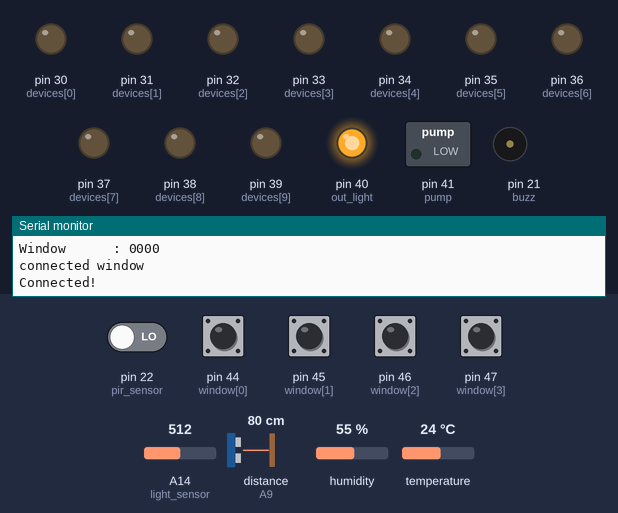
The sketch below on a simulated Arduino Mega 2560, built with avr-gcc and run on an emulated ATmega2560. Shown: switched loads named in the sketch (green lamp = pin HIGH), output pins drawn as LEDs (lit = HIGH), buzzer (waves = sounding), the last lines printed to the serial monitor. The inputs (shaded band) are chosen by the test bench; at power-on: pin 44 (window[0]), pin 45 (window[1]), pin 46 (window[2]), pin 47 (window[3]) HIGH, pin 22 (pir_sensor) LOW, A14 (light_sensor) = 512, distance to the obstacle (sensor on A9) 80 cm, humidity 55 %, temperature 24 °C. The echo pulse lasts 58.3 µs per cm; WiFi joins after 1.5 s; servers stay silent unless stated; uploads are accepted with an empty reply; the modem accepts every AT command (registered, SIM ready, sends succeed) and sends nothing else.

Above: at 3.7 s.
3.8 s: pin 22 (pir_sensor) driven HIGH
At 7.4 s:
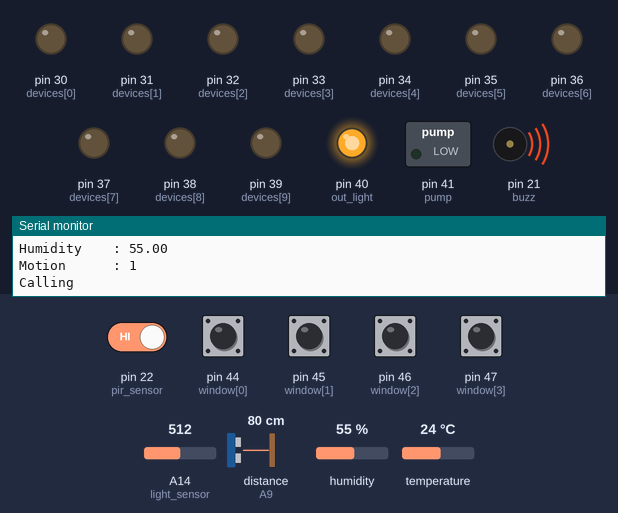
13.2 s: A14 (light_sensor) set to 487
At 18.6 s:
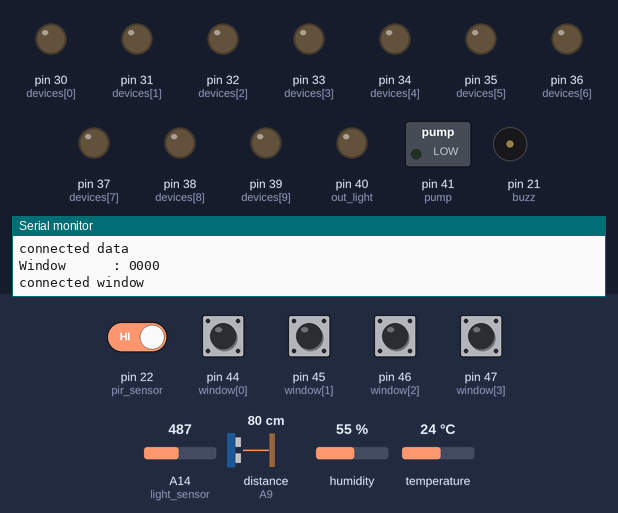
22.6 s: A14 (light_sensor) set to 716
At 29.3 s:
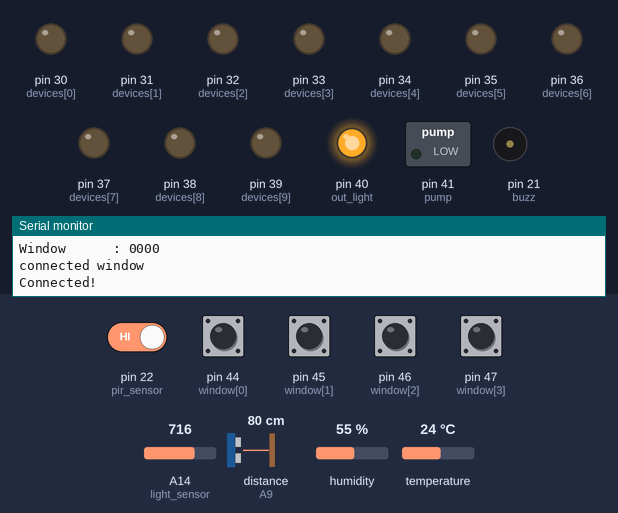
29.7 s: A14 (light_sensor) set to 306
At 33.1 s:
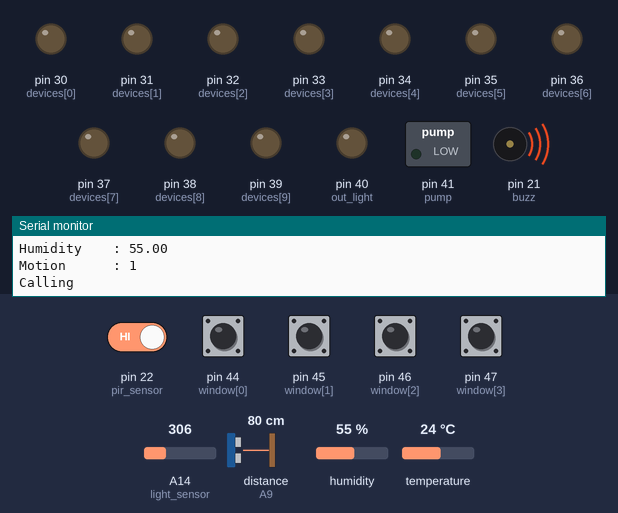
Timing chart, 0 to 40.0 s (numbered marks = the images above; inputs shaded):
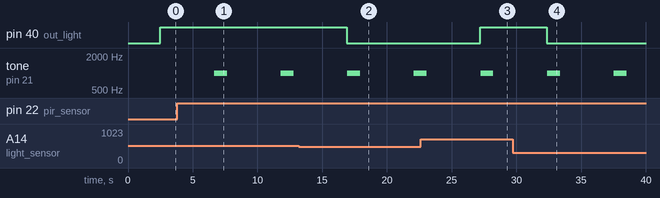

The sketch:

main.ino
```cpp
#include <ArduinoJson.h>
#include <SPI.h>
#include <Ethernet.h>
#include "DHT.h"
#include "Ultrasonic.h"

#include <SoftwareSerial.h>

#define MAX_STRING_LEN  20
#define DHTPIN A15
#define ECHO A9
#define TIRG A8

#define DHTTYPE DHT11
DHT dht(DHTPIN,DHTTYPE);
Ultrasonic water_level(TIRG,ECHO);


byte mac[] = { 0xDE, 0xAD, 0xBE, 0xEF, 0xFE, 0xED };
const char* host = "ucstaungoo.000webhostapp.com";
const int httpPort = 80;

String path_switch = "/ihome/api/switch/io.json";
String path_water = "/ihome/api/arduino/io.json";
String path_window = "/ihome/api/door/window.json";

int water_distance = 0;
int out_light = 40;
int pir_sensor = 22;
int flame_sensor = A13;
int light_sensor = A14;
int buzz = 21;


float h=0;
float t=0;
int light_sensorReading;
int flame_sensorReading;
int pir_sensorReading;

int light_send =0;
int motion_send=0;
String data = "";
String win = "";

//gsm
SoftwareSerial phone(18,19);

//control
int devices[]={30,31,32,33,34,35,36,37,38,39};
int window[]={44,45,46,47};

int pump = 41;
bool flag = false;

EthernetClient client;

void setup(){
  phone.begin(9600);
  Serial.begin(9600);
  if (!Ethernet.begin(mac)) {
    Serial.println(F("Failed to configure Ethernet"));
    return;
  }
  delay(1000);

  Serial.println(F("Connecting..."));

  for(int i=0;i<10;i++)
  {
   pinMode(devices[i],OUTPUT);
  }
  for(int i=0;i<4;i++){
    pinMode(window[i],INPUT);
    digitalWrite(window[i],LOW);
  }
  pinMode(pump,OUTPUT);
  pinMode(buzz,OUTPUT);
  pinMode(out_light,OUTPUT);

  pinMode(pir_sensor,INPUT);
  pinMode(light_sensor,INPUT);
  pinMode(flame_sensor,INPUT);
}
void loop(){
        //flame_sensor_read();
        light_sensor_read();
        temp_sensor_read();
        pir_sensor_read();
        water_ultrasonic();

        sendSensor();
        WindowRead();
        JsonRead();
        WaterRead();
}
```

call.ino
```cpp
void call_back(){
  phone.println("ATD*1*09775541794#;");
  Serial.println("Calling  ");
  delay(1000);
}
void call_direct()
{
  phone.println("ATD+959775541794;");
  Serial.println("Calling  ");
  delay(1000);
}
```

control.ino
```cpp
void JsonRead(){
  client.setTimeout(1000);
  if (!client.connect(host, 80)) {
    Serial.println(F("Connection failed"));
    return;
  }

  Serial.println(F("Connected!"));

  client.print(String("GET ") + path_switch + " HTTP/1.1\r\n" +
    "Host: " + host + "\r\n" +
    "Connection: keep-alive\r\n\r\n");

    delay(500);

 String section = "header";

  while(client.available()){
    String line = client.readStringUntil('\r');
    if(section == "header"){
      Serial.print(".");
      if(line == "\n"){
        section = "json";
      }
    }else if(section == "json"){
      section = "ignore";
      String result = line.substring(1);

      int size = result.length() + 1;
      char json[size];

      result.toCharArray(json,size);
      StaticJsonBuffer<200> jsonBuffer;
      JsonObject& json_parsed = jsonBuffer.parseObject(json);
      if(!json_parsed.success()){
        Serial.println("parseObject() failed");
        return;
      }
      Serial.print("Devices : >> ");
      for(int i=0;i<10;i++){
        Serial.print(json_parsed[String(devices[i])].as<char*>());
        Serial.print(" ");
        if(strcmp(json_parsed[String(devices[i])],"0") == 0){
          digitalWrite(devices[i], HIGH);
        }else{
          digitalWrite(devices[i],LOW);
        }
      }
    }
  }
  client.stop();
  Serial.println(" ");
  Serial.println("close connection");
}
```

sendSensor.ino
```cpp
void sendSensor(){
  data = "temperature=";
    data.concat(t);
    data.concat("&humidity=");
    data.concat(h);
    data.concat("&light=");
    data.concat(light_send);
    data.concat("&flame=");
    data.concat(flame_sensorReading);
    data.concat("&motion=");
    data.concat(motion_send);
    data.concat("&water=");
    data.concat(water_distance);

    //delay(1000);
    if(client.connect(host, httpPort)){
      Serial.println("connected data");
      //request client
    client.println("POST /ihome/api/arduino/insertdata.php HTTP/1.1");
    client.println( "Host: ucstaungoo.000webhostapp.com");
    client.println("Content-Type: application/x-www-form-urlencoded");
    client.print("Content-Length: ");
    client.println(data.length());
    client.println();
    client.println(data);
    if(motion_send==1){motion_send=0;}
    }else {
    Serial.println("connection failed");
    }
    if(client.connected()){
      data="";
      client.stop();
    }
}
```

sensor.ino
```cpp
void flame_sensor_read(){
  flame_sensorReading = analogRead(flame_sensor);
  Serial.print("Flame     : ");
  Serial.println(flame_sensorReading);

   if(flame_sensorReading < 200){
    fireSound();
    call_direct();
  }
  else{
    noTone(buzz);
  }
}
void light_sensor_read(){
   light_sensorReading = analogRead(light_sensor);
   light_send = map (light_sensorReading,0,1023,0,100);
   Serial.print("Light       : ");
   Serial.println(light_sensorReading);
   if(light_sensorReading<500){
    digitalWrite(out_light,LOW);
   }else{
    digitalWrite(out_light,HIGH);
   }
   delay(1);
}
void temp_sensor_read(){
  //delay(2000);
  h = dht.readHumidity();
  t = dht.readTemperature();

    if (isnan(h) || isnan(t)) {
    Serial.print("ERROR");
    return;
  }
  Serial.print("Temperature : ");
  Serial.println(t);
  Serial.print("Humidity    : ");
  Serial.println(h);
}
void pir_sensor_read(){
  pir_sensorReading=digitalRead(pir_sensor);
  Serial.print("Motion      : ");
  Serial.println(pir_sensorReading);
  if(pir_sensorReading == HIGH){
    motionSound();
    motion_send = 1;
    call_back();
  }
  if(pir_sensorReading == LOW){
    noTone(buzz);
  }
}
void water_ultrasonic(){
  water_distance = water_level.Ranging(CM);
  Serial.print("Distance    : ");
  Serial.print(water_distance);
  Serial.println("cm");
}
void window_magnet(){
  win = "";
  for(int i=0;i<4;i++){
    win += String(!digitalRead(window[i]));
  }
  Serial.print("Window      : ");
  Serial.println(win);
}
```

sound.ino
```cpp
void fireSound (){
  int i =0;
     for(i=500;i<800;i++){
     tone(buzz,i);
     delay(15);
     }
     for(i=800;i>500;i--){
     tone(buzz,i);
     delay(15);
     }
     noTone(buzz);
}
void motionSound(){
  tone(buzz,1000,1000);
}
```

water.ino
```cpp
void WaterRead(){
  client.setTimeout(1000);
  if (!client.connect(host, 80)) {
    Serial.println(F("Connection failed"));
    return;
  }

  Serial.println(F("Connected!"));

  client.print(String("GET ") + path_water + " HTTP/1.1\r\n" +
    "Host: " + host + "\r\n" +
    "Connection: keep-alive\r\n\r\n");

    delay(500);

 String section = "header";

  while(client.available()){
    String line = client.readStringUntil('\r');
    if(section == "header"){
      Serial.print(".");
      if(line == "\n"){
        section = "json";
      }
    }else if(section == "json"){
      section = "ignore";
      String result = line.substring(1);

      int size = result.length() + 1;
      char json[size];

      result.toCharArray(json,size);

      StaticJsonBuffer<200> jsonBuffer;
      JsonObject& json_parsed = jsonBuffer.parseObject(json);
      if(!json_parsed.success()){
        Serial.println("parseObject() failed");
        return;
      }
      Serial.println(" ");
          int min = json_parsed["min"];
          int max = json_parsed["max"];
        if(json_parsed["auto"] == "1"){

          if(water_distance >= max){
            flag = true;
          }
          if(water_distance <= min){
            flag = false;
          }
          if(flag){
            digitalWrite(pump, LOW);
            Serial.println("Mode : Auto >> Pump : ON");
          }else{
            digitalWrite(pump,HIGH);
            Serial.println("Mode : Auto >> Pump : OFF");
          }
        }else if(json_parsed["auto"] == "0"){
          if(json_parsed["pump"] == "1"){
            digitalWrite(pump, LOW);
            Serial.println("Mode : Manual >> Pump : ON");
          }
          if(json_parsed["pump"] == "0"){
            digitalWrite(pump, HIGH);
            Serial.println("Mode : Manual >> Pump : OFF");
          }
        }
      }
  }
  client.stop();
  Serial.println("close connection");
}
```

window.ino
```cpp
void WindowRead(){
  window_magnet();
  if(client.connect(host, httpPort)){
    data = "window=";
    data.concat(win);
      Serial.println("connected window");
    client.println("POST /ihome/api/door/insertwin.php HTTP/1.1");
    client.println( "Host: ucstaungoo.000webhostapp.com");
    client.println("Content-Type: application/x-www-form-urlencoded");
    client.print("Content-Length: ");
    client.println(data.length());
    client.println();
    client.println(data);
    win = "";
    }else {
    Serial.println("connection failed");
    }
    if(client.connected()){
      client.stop();
    }
}
```

Measured:
- the behaviour switches between 500 and 499 on A14 (light_sensor) (found by bisection; images 1 and 2)
- after the input at 3.8 s, tone on pin 21 (buzz): alternates 1000 Hz for 1.0 s and silent for 4.1 s, starting after 2.9 s
- after the input at 13.2 s, pin 40 (out_light): HIGH → LOW after 3.7 s
- after the input at 22.6 s, pin 40 (out_light): LOW → HIGH after 4.6 s
- after the input at 29.7 s, pin 40 (out_light): HIGH → LOW after 2.6 s
